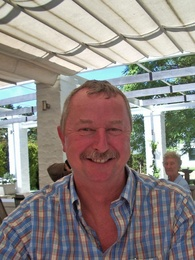
%> input picture dataset1/1803242036-00000059.jpg, 195 x 260 px, shrunk from 600 x 800 before the run
$ octave hair_frequential.m   (GNU Octave 9; MATLAB toolbox functions it lacks are replaced by stand-ins)
%> lines starting %> are read from the running program, lines starting %| are printed output that depends on the picture; in (x1, y1, x2, y2) boxes, pixels count from 0 and x2, y2 are one past the last pixel; in counts of white or black regions, pixels touching at a corner belong together; the program's own positions count from 1
### old_files/hairFilter.m
function [output_img] = hairFilter(M, N, f0, sigma)
% isoGaussBandwidthFilter - Isotropic Gaussian Bandwidth Filter
%   M, N    - Dimensions of the filter
%   f0      - Center frequency
%   sigma   - Bandwidth (standard deviation)

H = zeros(M, N);  % Initialize filter

% Loop through each frequency pair
for u = 1:M
    for v = 1:N
        % Calculate distance from (u, v) to the center of the frequency domain
        D = sqrt((u - M/2)^2 + (v - N/2)^2);

        % Gaussian Bandpass Filter formula
        H(u, v) = exp(-((D - f0)^2) / (2 * sigma^2));
    end
end

output_img = H;
end

### old_files/hair_frequential.m
clc; close all; clear;

% [5 lines of commented-out code are left out]
img = imread('1803242036-00000059.jpg');
%> img is the input picture: size 260x195x3 uint8; mean R, G, B 142.8, 134.4, 130.2
figure('color','white'); subplot(2, 4, 1); imshow(img); title('Original Image');

grayImg = rgb2gray(img);
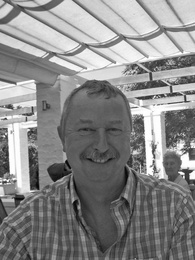
%> grayImg: size 260x195 uint8; min 3, max 255, mean 136.4

% Viola Jones for initial region capture
faceDetector = vision.CascadeObjectDetector;
bbox = step(faceDetector, img);
%> bbox = [67 104 70 70]
if ~isempty(bbox)
    % Calculate new dimensions for the head area
    newHeight = bbox(4) * 2;  % 2 times the height
%> newHeight = 140
    newWidth = bbox(3) * (5/3);  % 5/3 times the width
%> newWidth = 116.7

    % Calculate new top-left corner to keep the box centered
    newX = bbox(1) + (bbox(3) - newWidth) / 2;
%> newX = 43.67
    newY = bbox(2) + (bbox(4) - newHeight) / 2;
%> newY = 69

    % Define the new head area
    headArea = [newX, newY, newWidth, newHeight];
%> headArea = [43.67 69 116.7 140]
    % headArea = [bbox(1), bbox(2), bbox(3), bbox(4)]; % Extend head area
end

% Crop head area
headCrop = imcrop(img, headArea);
grayHeadCrop = im2gray(headCrop);


[M, N] = size(grayImg);                   % Dims of input img
%> M = 260; N = 195

P = 2 * M;                                  % Define row padding
%> P = 520
Q = 2 * N;                                  % Define column padding
%> Q = 390

f = padarray(grayImg, [M N], 0, 'post');  % Pad image with zeros
F = fft2(double(f));                        % Perform FFT
Fshift = fftshift(F);                       % Shift DC to center

D_0 = [5, 10, 15, 20, 30, 50, 60];               % Array of 5 cutoff frequencies

% Generate filtered images for 5 different frequencies
for i=1:length(D_0)
    H = hairFilter(P, Q, D_0(i), 25);            % Generate Gaussian LP filter
    G = Fshift .* H;                        % Apply filter to input img freq spectrum

    g = ifft2(fftshift(G));                 % Shift back and return to spatial domain
    g_o = real(g);                   % Take real part
    freqMap = g_o(1:M, 1:N);                    % Cut out portion of image that is not zeros


    meanFreq = mean(freqMap(:));  % Calculate the mean of the frequency map
    stdFreq = std(freqMap(:));    % Calculate the standard deviation of the frequency map

    % Define threshold: mean minus standard deviation
    threshold = meanFreq - stdFreq;

    % Apply thresholding
    freqMask = freqMap <= threshold;

    % Convert logical map to binary
    freqMask = double(freqMask);


    se = strel('disk', 5); % A disk-shaped structuring element with a radius of 5 pixels
    closedMap = imclose(freqMask, se);
    openedMap = imopen(closedMap, se);

    subplot(2, 4, i+1); imshow(openedMap, []); title(['Thresholded Freq Map, D_0 = ', num2str(D_0(i))]);

end
%> this loop made 7 passes
%> (meanFreq, stdFreq, threshold) on passes 1 to 7: (133.4, 51.4, 82), (128.2, 51.33, 76.86), (118.5, 49.81, 68.65), (105.3, 47.13, 58.15), (74.08, 39.92, 34.16), (23.51, 26.84, -3.33), (10.87, 22.34, -11.47)
%> pass 1, `freqMap = g_o(1:M, 1:N);`:
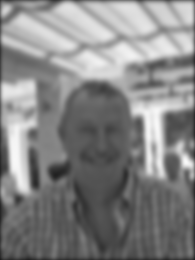
%> freqMap: size 260x195 double; min 29.96, max 248.8, mean 133.4
%> pass 1, `freqMask = freqMap <= threshold;`:
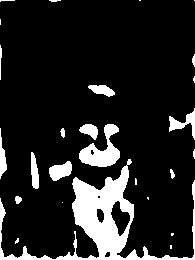
%> freqMask: size 260x195 logical; 13.4% white; 26 white regions (13 under 20 px), largest, box (x1, y1, x2, y2) and area: (0, 159, 195, 260) 4273, (79, 124, 120, 167) 848, (49, 161, 72, 181) 302
%> after the loop:
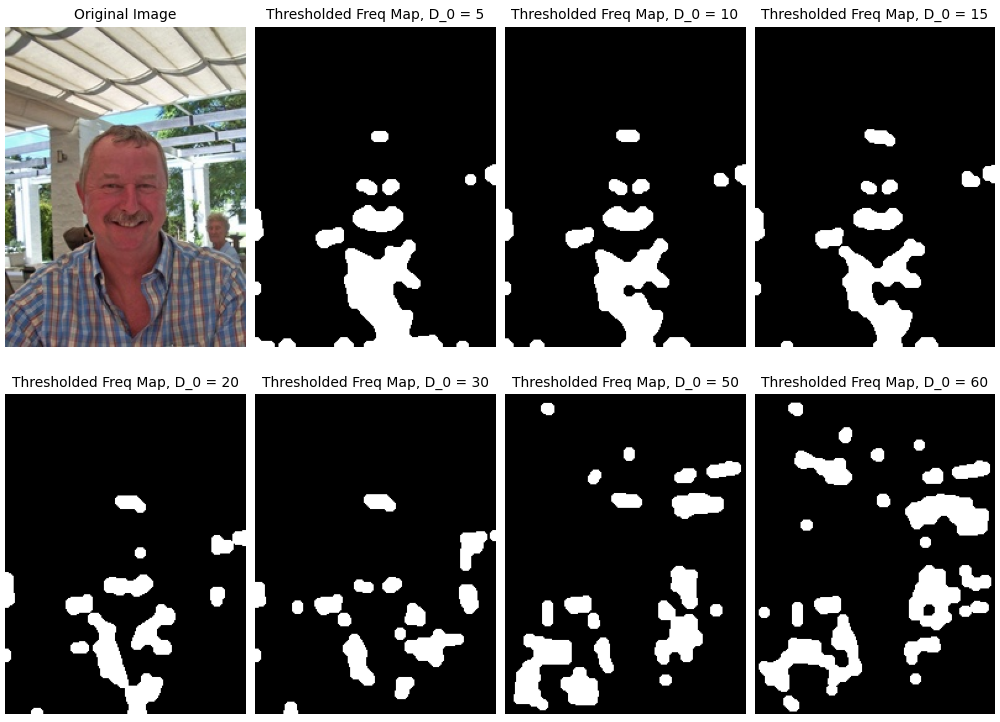
%> figure redrawn from the program's plot data, 8 panels


% Color Analysis
ycbcrImg_head = rgb2ycbcr(headCrop);
%> ycbcrImg_head: size 141x117x3 uint8; mean of channels 1, 2, 3 115.8, 123.2, 138.1
ycbcrImg = rgb2ycbcr(img);
%> ycbcrImg: size 260x195x3 uint8; mean of channels 1, 2, 3 133.2, 124.9, 132
Cb_head = ycbcrImg_head(:,:,2);
Cr_head = ycbcrImg_head(:,:,3);
Cb = ycbcrImg(:,:,2);
Cr = ycbcrImg(:,:,3);
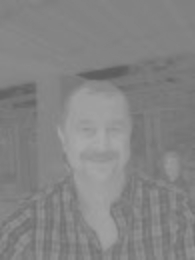
%> Cr: size 260x195 uint8; min 92, max 168, mean 132

% Define hair color model using top region of head area
sampleCb = Cb_head(round(size(headCrop,1)*0.1):round(size(headCrop,1)*0.4), :);
sampleCr = Cr_head(round(size(headCrop,1)*0.1):round(size(headCrop,1)*0.4), :);
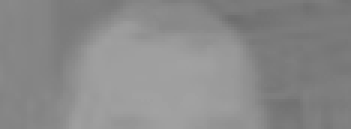
%> sampleCr: size 43x117 uint8 (shown 3 times larger); min 109, max 162, mean 138.2

figure; imshow(headCrop);
figure; imshow(sampleCb);
figure; imshow(sampleCr);

meanCb = mean(sampleCb(:));
%> meanCb = 122.2
stdCb = std(double(sampleCb(:)));
%> stdCb = 6.65
meanCr = mean(sampleCr(:));
%> meanCr = 138.2
stdCr = std(double(sampleCr(:)));
%> stdCr = 14.57

% Threshold Cb and Cr to create color mask
colorMask = (Cb > meanCb - stdCb) & (Cb < meanCb + stdCb) & ...
            (Cr > meanCr - stdCr) & (Cr < meanCr + stdCr);
%> colorMask: size 260x195 logical; 51.2% white; 49 black regions (41 under 20 px), largest, box (x1, y1, x2, y2) and area: (0, 54, 195, 260) 24282, (0, 198, 16, 203) 59, (58, 128, 66, 144) 56

se = strel('disk', 5); % A disk-shaped structuring element with a radius of 5 pixels

openedCMap = imopen(colorMask, se);
%> openedCMap: size 260x195 logical; 36.7% white; 11 white regions, largest, box (x1, y1, x2, y2) and area: (0, 0, 195, 188) 16144, (158, 154, 183, 180) 419, (86, 81, 120, 98) 415
closedCMap = imclose(openedCMap, se);
%> closedCMap: size 260x195 logical; 37.3% white; 9 white regions, largest, box (x1, y1, x2, y2) and area: (0, 0, 195, 188) 16358, (158, 154, 195, 183) 585, (0, 183, 18, 221) 535
figure; imshow(closedCMap);

% Fusion
fusionMask = freqMask | openedCMap;
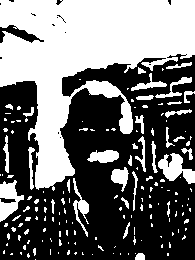
%> fusionMask: size 260x195 logical; 44.2% white; 162 white regions (128 under 20 px), largest, box (x1, y1, x2, y2) and area: (0, 0, 195, 191) 17469, (158, 153, 195, 184) 599, (0, 180, 24, 222) 546


% Display Results
overlay = img;
overlay(:,:,1) = overlay(:,:,1) + uint8(255 * fusionMask);
%> overlay: size 260x195x3 uint8; mean of channels 1, 2, 3 187.1, 134.4, 130.2
figure; imshow(overlay); title('Hair Segmentation Result');
